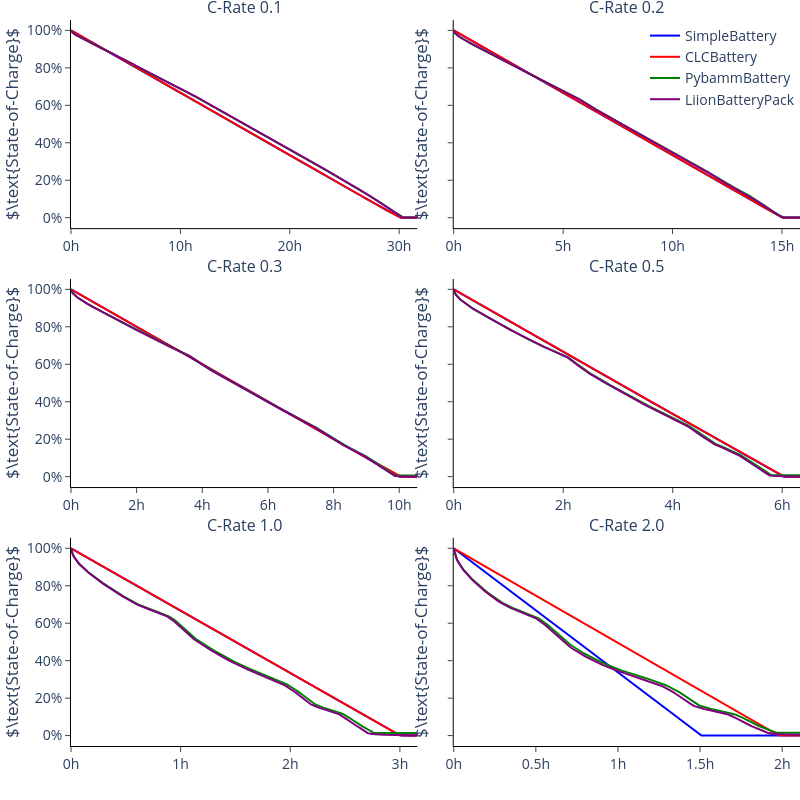

Here is the notebook cell this chart was saved with:
### Code cell
fig = make_subplots(rows=3, cols=2, shared_yaxes=True, vertical_spacing=0.07, horizontal_spacing=0.05, subplot_titles=tuple(f"C-Rate {i}" for i in C_RATES_DISCHARGE))
fig.update_layout(
    width=800,
    height=800,
    margin={"r": 0, "l": 0, "t": 20, "b": 0},
    paper_bgcolor="rgba(0,0,0,0)", plot_bgcolor="rgba(0,0,0,0)",
    font_size=14,
    legend={"xanchor": "right", "x": 1},
)
fig.update_xaxes(
    {"showline": True, "linewidth": 1, "linecolor": "black", "ticks":"outside"}
)
fig.update_yaxes(
    {"showline": True, "linewidth": 1, "linecolor": "black", "ticks":"outside"}
)
showlegend = True
batteries = ["SimpleBattery", "CLCBattery", "PybammBattery", "LiionBatteryPack"]
colors = ["Blue", "Red", "Green", "Purple"]
for i, c_rate in enumerate(C_RATES_DISCHARGE):
    col = i % 2 + 1
    row = i // 2 + 1
    for battery, color in zip(batteries, colors[:4]):
        df = pd.read_csv(f"results/{battery}_Discharge{c_rate}C.csv")
        fig.add_trace(
            go.Scatter(x=[i * STEP_SIZE / 3600 for i in range(len(df.index))], y=df["storage.soc"] * 100, showlegend=showlegend, line_color=color, name=battery), row=row, col=col
        )
    fig.update_xaxes(row=row, col=col, title="", ticksuffix="h")
    fig.update_yaxes(row=row, col=col, title="$\\text{State-of-Charge}$", ticksuffix = "%")
    showlegend = False
fig.write_image("../thesis/Images/discharging_experiment.pdf", "pdf")
fig.show()

### Figure 1 — Plotly figure (JSON) as saved in the notebook; plotly's stock layout.template omitted (floating-point values rounded to 4 significant figures; data arrays with more than 128 entries replaced by an {"elided": "..."} marker saying what was removed)
{"data": [{"line": {"color": "Blue"}, "name": "SimpleBattery", "showlegend": true, "type": "scatter", "x": {"elided": "3800 float values"}, "xaxis": "x", "y": {"elided": "3800 float values"}, "yaxis": "y"}, {"line": {"color": "Red"}, "name": "CLCBattery", "showlegend": true, "type": "scatter", "x": {"elided": "3800 float values"}, "xaxis": "x", "y": {"elided": "3800 float values"}, "yaxis": "y"}, {"line": {"color": "Green"}, "name": "PybammBattery", "showlegend": true, "type": "scatter", "x": {"elided": "3800 float values"}, "xaxis": "x", "y": {"elided": "3800 float values"}, "yaxis": "y"}, {"line": {"color": "Purple"}, "name": "LiionBatteryPack", "showlegend": true, "type": "scatter", "x": {"elided": "3800 float values"}, "xaxis": "x", "y": {"elided": "3800 float values"}, "yaxis": "y"}, {"line": {"color": "Blue"}, "name": "SimpleBattery", "showlegend": false, "type": "scatter", "x": {"elided": "1900 float values"}, "xaxis": "x2", "y": {"elided": "1900 float values"}, "yaxis": "y2"}, {"line": {"color": "Red"}, "name": "CLCBattery", "showlegend": false, "type": "scatter", "x": {"elided": "1900 float values"}, "xaxis": "x2", "y": {"elided": "1900 float values"}, "yaxis": "y2"}, {"line": {"color": "Green"}, "name": "PybammBattery", "showlegend": false, "type": "scatter", "x": {"elided": "1900 float values"}, "xaxis": "x2", "y": {"elided": "1900 float values"}, "yaxis": "y2"}, {"line": {"color": "Purple"}, "name": "LiionBatteryPack", "showlegend": false, "type": "scatter", "x": {"elided": "1900 float values"}, "xaxis": "x2", "y": {"elided": "1900 float values"}, "yaxis": "y2"}, {"line": {"color": "Blue"}, "name": "SimpleBattery", "showlegend": false, "type": "scatter", "x": {"elided": "1267 float values"}, "xaxis": "x3", "y": {"elided": "1267 float values"}, "yaxis": "y3"}, {"line": {"color": "Red"}, "name": "CLCBattery", "showlegend": false, "type": "scatter", "x": {"elided": "1267 float values"}, "xaxis": "x3", "y": {"elided": "1267 float values"}, "yaxis": "y3"}, {"line": {"color": "Green"}, "name": "PybammBattery", "showlegend": false, "type": "scatter", "x": {"elided": "1267 float values"}, "xaxis": "x3", "y": {"elided": "1267 float values"}, "yaxis": "y3"}, {"line": {"color": "Purple"}, "name": "LiionBatteryPack", "showlegend": false, "type": "scatter", "x": {"elided": "1267 float values"}, "xaxis": "x3", "y": {"elided": "1267 float values"}, "yaxis": "y3"}, {"line": {"color": "Blue"}, "name": "SimpleBattery", "showlegend": false, "type": "scatter", "x": {"elided": "760 float values"}, "xaxis": "x4", "y": {"elided": "760 float values"}, "yaxis": "y4"}, {"line": {"color": "Red"}, "name": "CLCBattery", "showlegend": false, "type": "scatter", "x": {"elided": "760 float values"}, "xaxis": "x4", "y": {"elided": "760 float values"}, "yaxis": "y4"}, {"line": {"color": "Green"}, "name": "PybammBattery", "showlegend": false, "type": "scatter", "x": {"elided": "760 float values"}, "xaxis": "x4", "y": {"elided": "760 float values"}, "yaxis": "y4"}, {"line": {"color": "Purple"}, "name": "LiionBatteryPack", "showlegend": false, "type": "scatter", "x": {"elided": "760 float values"}, "xaxis": "x4", "y": {"elided": "760 float values"}, "yaxis": "y4"}, {"line": {"color": "Blue"}, "name": "SimpleBattery", "showlegend": false, "type": "scatter", "x": {"elided": "380 float values"}, "xaxis": "x5", "y": {"elided": "380 float values"}, "yaxis": "y5"}, {"line": {"color": "Red"}, "name": "CLCBattery", "showlegend": false, "type": "scatter", "x": {"elided": "380 float values"}, "xaxis": "x5", "y": {"elided": "380 float values"}, "yaxis": "y5"}, {"line": {"color": "Green"}, "name": "PybammBattery", "showlegend": false, "type": "scatter", "x": {"elided": "380 float values"}, "xaxis": "x5", "y": {"elided": "380 float values"}, "yaxis": "y5"}, {"line": {"color": "Purple"}, "name": "LiionBatteryPack", "showlegend": false, "type": "scatter", "x": {"elided": "380 float values"}, "xaxis": "x5", "y": {"elided": "380 float values"}, "yaxis": "y5"}, {"line": {"color": "Blue"}, "name": "SimpleBattery", "showlegend": false, "type": "scatter", "x": {"elided": "254 float values"}, "xaxis": "x6", "y": {"elided": "254 float values"}, "yaxis": "y6"}, {"line": {"color": "Red"}, "name": "CLCBattery", "showlegend": false, "type": "scatter", "x": {"elided": "254 float values"}, "xaxis": "x6", "y": {"elided": "254 float values"}, "yaxis": "y6"}, {"line": {"color": "Green"}, "name": "PybammBattery", "showlegend": false, "type": "scatter", "x": {"elided": "254 float values"}, "xaxis": "x6", "y": {"elided": "254 float values"}, "yaxis": "y6"}, {"line": {"color": "Purple"}, "name": "LiionBatteryPack", "showlegend": false, "type": "scatter", "x": {"elided": "254 float values"}, "xaxis": "x6", "y": {"elided": "254 float values"}, "yaxis": "y6"}], "layout": {"annotations": [{"font": {"size": 16}, "showarrow": false, "text": "C-Rate 0.1", "x": 0.2375, "xanchor": "center", "xref": "paper", "y": 1, "yanchor": "bottom", "yref": "paper"}, {"font": {"size": 16}, "showarrow": false, "text": "C-Rate 0.2", "x": 0.7625, "xanchor": "center", "xref": "paper", "y": 1, "yanchor": "bottom", "yref": "paper"}, {"font": {"size": 16}, "showarrow": false, "text": "C-Rate 0.3", "x": 0.2375, "xanchor": "center", "xref": "paper", "y": 0.6433, "yanchor": "bottom", "yref": "paper"}, {"font": {"size": 16}, "showarrow": false, "text": "C-Rate 0.5", "x": 0.7625, "xanchor": "center", "xref": "paper", "y": 0.6433, "yanchor": "bottom", "yref": "paper"}, {"font": {"size": 16}, "showarrow": false, "text": "C-Rate 1.0", "x": 0.2375, "xanchor": "center", "xref": "paper", "y": 0.2867, "yanchor": "bottom", "yref": "paper"}, {"font": {"size": 16}, "showarrow": false, "text": "C-Rate 2.0", "x": 0.7625, "xanchor": "center", "xref": "paper", "y": 0.2867, "yanchor": "bottom", "yref": "paper"}], "font": {"size": 14}, "height": 800, "legend": {"x": 1, "xanchor": "right"}, "margin": {"b": 0, "l": 0, "r": 0, "t": 20}, "paper_bgcolor": "rgba(0,0,0,0)", "plot_bgcolor": "rgba(0,0,0,0)", "width": 800, "xaxis": {"anchor": "y", "domain": [0, 0.475], "linecolor": "black", "linewidth": 1, "showline": true, "ticks": "outside", "ticksuffix": "h", "title": {"text": ""}}, "xaxis2": {"anchor": "y2", "domain": [0.525, 1], "linecolor": "black", "linewidth": 1, "showline": true, "ticks": "outside", "ticksuffix": "h", "title": {"text": ""}}, "xaxis3": {"anchor": "y3", "domain": [0, 0.475], "linecolor": "black", "linewidth": 1, "showline": true, "ticks": "outside", "ticksuffix": "h", "title": {"text": ""}}, "xaxis4": {"anchor": "y4", "domain": [0.525, 1], "linecolor": "black", "linewidth": 1, "showline": true, "ticks": "outside", "ticksuffix": "h", "title": {"text": ""}}, "xaxis5": {"anchor": "y5", "domain": [0, 0.475], "linecolor": "black", "linewidth": 1, "showline": true, "ticks": "outside", "ticksuffix": "h", "title": {"text": ""}}, "xaxis6": {"anchor": "y6", "domain": [0.525, 1], "linecolor": "black", "linewidth": 1, "showline": true, "ticks": "outside", "ticksuffix": "h", "title": {"text": ""}}, "yaxis": {"anchor": "x", "domain": [0.7133, 1], "linecolor": "black", "linewidth": 1, "showline": true, "ticks": "outside", "ticksuffix": "%", "title": {"text": "$\\text{State-of-Charge}$"}}, "yaxis2": {"anchor": "x2", "domain": [0.7133, 1], "linecolor": "black", "linewidth": 1, "matches": "y", "showline": true, "showticklabels": false, "ticks": "outside", "ticksuffix": "%", "title": {"text": "$\\text{State-of-Charge}$"}}, "yaxis3": {"anchor": "x3", "domain": [0.3567, 0.6433], "linecolor": "black", "linewidth": 1, "showline": true, "ticks": "outside", "ticksuffix": "%", "title": {"text": "$\\text{State-of-Charge}$"}}, "yaxis4": {"anchor": "x4", "domain": [0.3567, 0.6433], "linecolor": "black", "linewidth": 1, "matches": "y3", "showline": true, "showticklabels": false, "ticks": "outside", "ticksuffix": "%", "title": {"text": "$\\text{State-of-Charge}$"}}, "yaxis5": {"anchor": "x5", "domain": [0, 0.2867], "linecolor": "black", "linewidth": 1, "showline": true, "ticks": "outside", "ticksuffix": "%", "title": {"text": "$\\text{State-of-Charge}$"}}, "yaxis6": {"anchor": "x6", "domain": [0, 0.2867], "linecolor": "black", "linewidth": 1, "matches": "y5", "showline": true, "showticklabels": false, "ticks": "outside", "ticksuffix": "%", "title": {"text": "$\\text{State-of-Charge}$"}}}}
